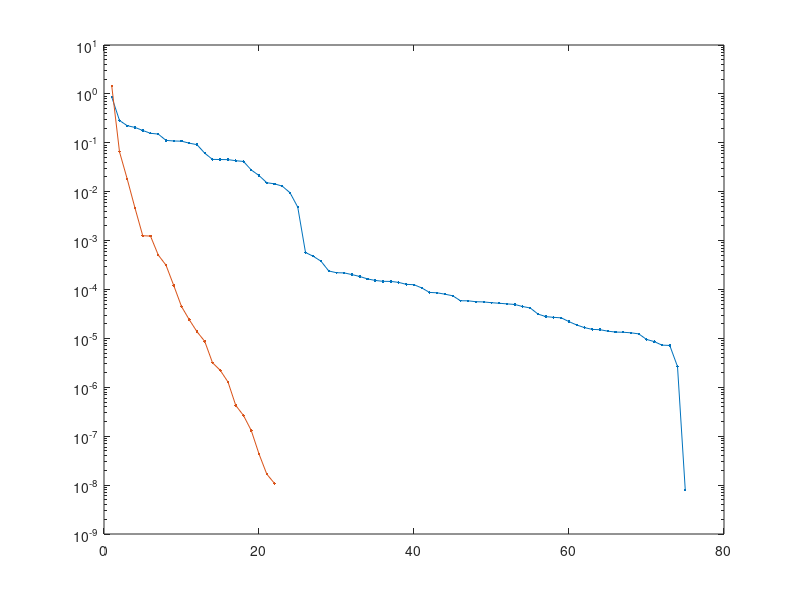

The MATLAB source for this figure:
A = load('A.mat');
A = A.data;
S = svd(A);
b = load('rhs.mat');
b = b.data;
scipy_res = load('res.mat');
scipy_res = scipy_res.data;

[~, flag, ~, iter, matlab_res] = gmres(A, b', 275, 1e-8, 3*275);
flag
iter
format long
matlab_res
semilogy(scipy_res(1:75), '.-');
hold on;
semilogy(matlab_res, '.-');
